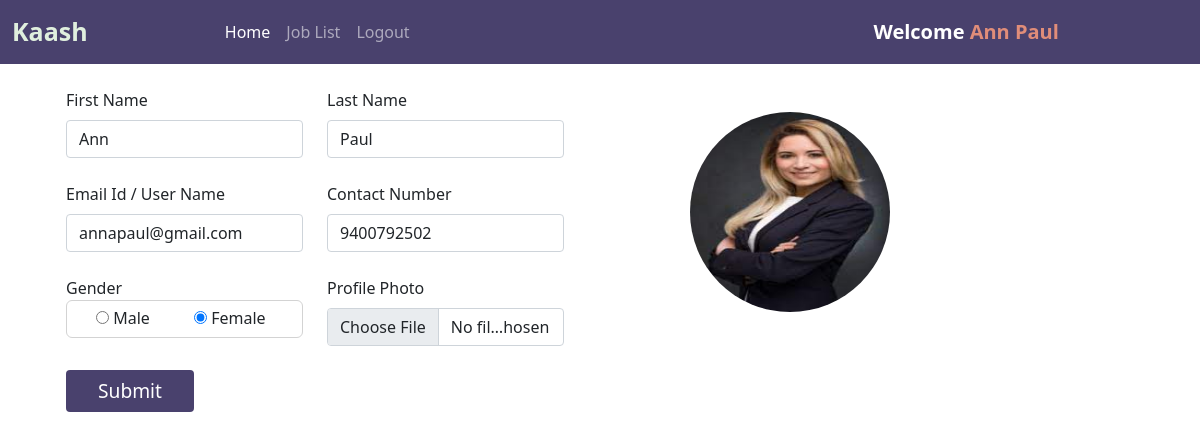
Screenshot of /user_homepage/ (signed in) with the database file from the repository.
### jobs/models.py (models this page shows, shortened)
class Applicant(models.Model):
    user = models.ForeignKey(User, on_delete=models.CASCADE)
    phone = models.CharField(max_length=10)
    image = models.ImageField(upload_to="")
    gender = models.CharField(max_length=10)
    type = models.CharField(max_length=15)

### jobs/views.py (the view, shortened to what this page needs)
# urls.py: path("user_homepage/", views.user_homepage, name="user_homepage"),
def user_homepage(request):
    if not request.user.is_authenticated:
        return redirect('/user_login/')
    applicant = Applicant.objects.get(user=request.user)
    return render(request, "user_homepage.html", {'applicant': applicant})

### jobs/templates/user_homepage.html (shortened to what this page needs)
{% extends 'user_navbar.html' %}
{% block home %} active {% endblock %}
{% block body %}
<div class="container">
    <div class="row">
        <div class="col-sm-6">
            <form class="container mt-4" method="POST" enctype="multipart/form-data">
                <div class="row">
                    <div class="form-group col-md-6">
                        <label>First Name</label>
                        <input type="text" class="form-control mt-2" name="first_name" id="first_name"
                            value="{{applicant.user.first_name}}" required>
                    </div>
                    <div class="form-group col-md-6">
                        <label>Last Name</label>
                        <input type="text" class="form-control mt-2" name="last_name" id="last_name"
                            value="{{applicant.user.last_name}}" required>
                    </div>
                </div>
                <div class="row mt-4">
                    <div class="form-group col-md-6">
                        <label>Email Id / User Name</label>
                        <input type="email" class="form-control mt-2" name="email" id="email"
                            value="{{applicant.user.username}}" required>
                    </div>
                    <div class="form-group col-md-6">
                        <label>Contact Number</label>
                        <input type="tel" class="form-control mt-2" name="phone" id="phone" value="{{applicant.phone}}">
                    </div>
                </div>
                <div class="row mt-4">
                    <div class="form-group col-md-6">
                        <label>Gender</label>
                        {% if applicant.gender == "Male" %}
                        <div class="mt-2" style="border: 1px solid lightgrey; padding: 5px; border-radius: 6px;">
                            <div class="form-check form-check-inline">
                                <input type="radio" class="custom-control-input" name="gender" value="Male" checked>
                                <label for="male" class="custom-control-label">Male</label>
                            </div>
                            <div class="form-check form-check-inline">
                                <input type="radio" class="custom-control-input" name="gender" value="Female">
                                <label for="female" class="custom-control-label">Female</label>
                            </div>
                        </div>
                        {% else %}
                        <div style="border: 1px solid lightgrey; padding: 5px; border-radius: 6px;">
                            <div class="form-check form-check-inline">
                                <input type="radio" class="custom-control-input" name="gender" value="Male">
                                <label for="male" class="custom-control-label">Male</label>
                            </div>
                            <div class="form-check form-check-inline">
                                <input type="radio" class="custom-control-input" name="gender" value="Female" checked>
                                <label for="female" class="custom-control-label">Female</label>
                            </div>
                        </div>
                        {% endif %}
                    </div>
                    <div class="form-group col-md-6">
                        <label>Profile Photo</label>
                        <input type="file" class="form-control mt-2" name="image" id="image">
                    </div>
                </div>
                <input type="submit" value="Submit" class="btn mt-4" accept="image/*"
                    style="background-color: #49416dff; color: white; font-size: larger; width: 8rem;">
            </form>
        </div>
        <div class="col-sm-4 mt-5 text-center">
            <img src="{{applicant.image.url}}" class="rounded-circle" alt="" width="200px" height="200px">
        </div>
    </div>
</div>
{% endblock %}

### jobs/templates/user_navbar.html (shortened to what this page needs)
<!doctype html>
<html lang="en">
<head>
  <link href="https://cdn.jsdelivr.net/npm/bootstrap@5.0.2/dist/css/bootstrap.min.css" rel="stylesheet"
>
  <link rel="stylesheet" href="https://cdnjs.cloudflare.com/ajax/libs/font-awesome/5.15.3/css/all.min.css">
</head>
<body>
  <nav class="navbar navbar-expand-lg navbar-dark sticky-top">
    <div class="container-fluid">
    <a class="navbar-brand" href="/"><span class="head1">Kaash</span></a>
      <div class="container w-75">
        <div class="collapse navbar-collapse" id="navbarSupportedContent">
          <ul class="navbar-nav me-auto mb-2 mb-lg-0">
            <li class="nav-item active">
              <a class="nav-link {% block home %}{% endblock %}" aria-current="page" href="/user_homepage/">Home</a>
            </li>
            <li class="nav-item">
              <a class="nav-link {% block job_list %}{% endblock %}" href="/all_jobs/">Job List</a>
            </li>
            <li class="nav-item">
              <a class="nav-link" href="/logout/">Logout</a>
            </li>
          </ul>
          <a class="navbar-brand ms-auto"
          style="font-weight: bold;" href="#">Welcome <span style = "color: #e08d79ff;">{{request.user.get_full_name}}</span></a>
        </div>
      </div>
      </div>
  </nav>
  {% block body %}
  {% endblock %}
</body>
</html>
</html>

### jobs/templates/user_navbar.html (style rules this page uses)
.navbar { background-color: #49416dff; }
.head1 { color: #e0efdeff; font-size: 25px; font-weight: bold; height: 50px; }

### rows the page displays
Applicant: first_name "Ann", last_name "Paul", email "annapaul@gmail.com", phone "9400792502", image (picture)

### other values shown
{{ request.user.get_full_name }} "Ann Paul"
